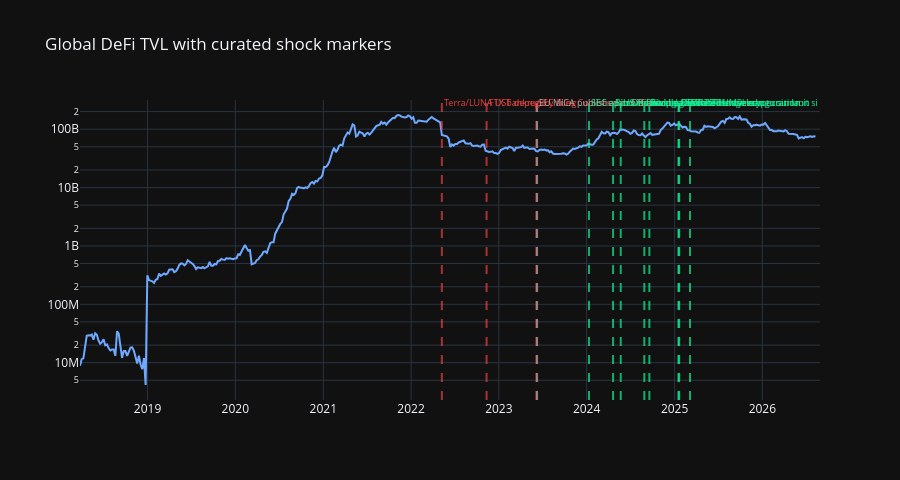

The notebook cell this image was saved under:
### Markdown cell above
## 6. Legislation & regime shocks

Load curated events from `dbt/seeds/events.csv`. Mark on the TVL chart and compute
±14-day pre/post changes in TVL and DEX volume.

### Code cell
events = pl.read_csv(EVENTS_CSV, try_parse_dates=True)
events_use = events.filter(
    pl.col("asset_scope").is_in(["DEFI", "BTC"])
    | pl.col("category").is_in(
        ["regulatory", "legislative", "market", "political", "monetary"]
    )
).sort("date")
print(f"Events loaded: {events_use.height}")
print(
    events_use.select(
        ["date", "category", "title", "asset_scope", "anticipated_effect_direction"]
    )
)

# Plotly axis-spanning annotations break on datetime.date (sum starts at 0).
# Use ISO strings for shapes + separate annotations (matches BTC.ipynb pattern).
fig_e = go.Figure()
fig_e.add_trace(
    go.Scatter(
        x=[d.isoformat() if hasattr(d, "isoformat") else d for d in feat["date"].to_list()],
        y=feat["tvl_usd"].to_list(),
        name="Global TVL",
        line=dict(color=TVL_COLOR, width=2),
    )
)
for row in events_use.iter_rows(named=True):
    d = row["date"]
    if isinstance(d, datetime):
        d = d.date()
    x = d.isoformat() if isinstance(d, date) else str(d)
    color = {
        "positive": "#14F195",
        "negative": "#e84142",
        "neutral": "#aaaaaa",
    }.get(str(row["anticipated_effect_direction"]), "#aaaaaa")
    fig_e.add_vline(x=x, line_dash="dash", line_color=color, opacity=0.7)
    fig_e.add_annotation(
        x=x,
        y=1.02,
        yref="paper",
        text=str(row["title"])[:28],
        showarrow=False,
        font=dict(size=9, color=color),
        xanchor="left",
    )
fig_e.update_layout(
    template="plotly_dark",
    title="Global DeFi TVL with curated shock markers",
    yaxis_type="log",
    height=480,
)
fig_e.show()

g_daily = global_tvl.sort("date")
d_daily = dex_vol.sort("date")


def window_change(
    series: pl.DataFrame, col: str, event_date: date, days: int = EVENT_WINDOW_DAYS
) -> float | None:
    pre = series.filter(
        (pl.col("date") >= event_date - timedelta(days=days))
        & (pl.col("date") < event_date)
    )
    post = series.filter(
        (pl.col("date") > event_date)
        & (pl.col("date") <= event_date + timedelta(days=days))
    )
    if pre.height == 0 or post.height == 0:
        return None
    a = float(pre[col].mean())
    b = float(post[col].mean())
    if a == 0:
        return None
    return b / a - 1.0


impact_rows = []
for row in events_use.iter_rows(named=True):
    d = row["date"]
    if isinstance(d, datetime):
        d = d.date()
    impact_rows.append(
        {
            "date": d,
            "title": row["title"],
            "direction": row["anticipated_effect_direction"],
            "tvl_pre_post": window_change(g_daily, "tvl_usd", d),
            "dex_pre_post": window_change(d_daily, "dex_volume_usd", d),
        }
    )

impact = pl.DataFrame(impact_rows)
print("+/-14d mean level change (post/pre - 1):")
print(impact)

### Figure 1 — Plotly figure (JSON) as saved in the notebook; plotly's stock layout.template omitted (floating-point values rounded to 4 significant figures; data arrays with more than 128 entries replaced by an {"elided": "..."} marker saying what was removed)
{"data": [{"line": {"color": "#6ea8ff", "width": 2}, "name": "Global TVL", "type": "scatter", "x": {"elided": "438 str values"}, "y": {"elided": "438 int values"}}], "layout": {"annotations": [{"font": {"color": "#e84142", "size": 9}, "showarrow": false, "text": "Terra/LUNA UST depeg", "x": "2022-05-09", "xanchor": "left", "y": 1.02, "yref": "paper"}, {"font": {"color": "#e84142", "size": 9}, "showarrow": false, "text": "FTX bankruptcy filing", "x": "2022-11-11", "xanchor": "left", "y": 1.02, "yref": "paper"}, {"font": {"color": "#e84142", "size": 9}, "showarrow": false, "text": "SEC sues Coinbase and Binanc", "x": "2023-06-06", "xanchor": "left", "y": 1.02, "yref": "paper"}, {"font": {"color": "#aaaaaa", "size": 9}, "showarrow": false, "text": "EU MiCA published in Officia", "x": "2023-06-09", "xanchor": "left", "y": 1.02, "yref": "paper"}, {"font": {"color": "#14F195", "size": 9}, "showarrow": false, "text": "SEC approves Bitcoin ETFs", "x": "2024-01-11", "xanchor": "left", "y": 1.02, "yref": "paper"}, {"font": {"color": "#14F195", "size": 9}, "showarrow": false, "text": "Bitcoin halving", "x": "2024-04-20", "xanchor": "left", "y": 1.02, "yref": "paper"}, {"font": {"color": "#14F195", "size": 9}, "showarrow": false, "text": "US House passes FIT21", "x": "2024-05-22", "xanchor": "left", "y": 1.02, "yref": "paper"}, {"font": {"color": "#14F195", "size": 9}, "showarrow": false, "text": "Powell Jackson Hole speech", "x": "2024-08-28", "xanchor": "left", "y": 1.02, "yref": "paper"}, {"font": {"color": "#14F195", "size": 9}, "showarrow": false, "text": "Fed begins rate-cut cycle", "x": "2024-09-18", "xanchor": "left", "y": 1.02, "yref": "paper"}, {"font": {"color": "#14F195", "size": 9}, "showarrow": false, "text": "Official TRUMP memecoin laun", "x": "2025-01-17", "xanchor": "left", "y": 1.02, "yref": "paper"}, {"font": {"color": "#14F195", "size": 9}, "showarrow": false, "text": "US Presidential inauguration", "x": "2025-01-20", "xanchor": "left", "y": 1.02, "yref": "paper"}, {"font": {"color": "#14F195", "size": 9}, "showarrow": false, "text": "White House crypto summit si", "x": "2025-03-06", "xanchor": "left", "y": 1.02, "yref": "paper"}], "height": 480, "shapes": [{"line": {"color": "#e84142", "dash": "dash"}, "opacity": 0.7, "type": "line", "x0": "2022-05-09", "x1": "2022-05-09", "xref": "x", "y0": 0, "y1": 1, "yref": "y domain"}, {"line": {"color": "#e84142", "dash": "dash"}, "opacity": 0.7, "type": "line", "x0": "2022-11-11", "x1": "2022-11-11", "xref": "x", "y0": 0, "y1": 1, "yref": "y domain"}, {"line": {"color": "#e84142", "dash": "dash"}, "opacity": 0.7, "type": "line", "x0": "2023-06-06", "x1": "2023-06-06", "xref": "x", "y0": 0, "y1": 1, "yref": "y domain"}, {"line": {"color": "#aaaaaa", "dash": "dash"}, "opacity": 0.7, "type": "line", "x0": "2023-06-09", "x1": "2023-06-09", "xref": "x", "y0": 0, "y1": 1, "yref": "y domain"}, {"line": {"color": "#14F195", "dash": "dash"}, "opacity": 0.7, "type": "line", "x0": "2024-01-11", "x1": "2024-01-11", "xref": "x", "y0": 0, "y1": 1, "yref": "y domain"}, {"line": {"color": "#14F195", "dash": "dash"}, "opacity": 0.7, "type": "line", "x0": "2024-04-20", "x1": "2024-04-20", "xref": "x", "y0": 0, "y1": 1, "yref": "y domain"}, {"line": {"color": "#14F195", "dash": "dash"}, "opacity": 0.7, "type": "line", "x0": "2024-05-22", "x1": "2024-05-22", "xref": "x", "y0": 0, "y1": 1, "yref": "y domain"}, {"line": {"color": "#14F195", "dash": "dash"}, "opacity": 0.7, "type": "line", "x0": "2024-08-28", "x1": "2024-08-28", "xref": "x", "y0": 0, "y1": 1, "yref": "y domain"}, {"line": {"color": "#14F195", "dash": "dash"}, "opacity": 0.7, "type": "line", "x0": "2024-09-18", "x1": "2024-09-18", "xref": "x", "y0": 0, "y1": 1, "yref": "y domain"}, {"line": {"color": "#14F195", "dash": "dash"}, "opacity": 0.7, "type": "line", "x0": "2025-01-17", "x1": "2025-01-17", "xref": "x", "y0": 0, "y1": 1, "yref": "y domain"}, {"line": {"color": "#14F195", "dash": "dash"}, "opacity": 0.7, "type": "line", "x0": "2025-01-20", "x1": "2025-01-20", "xref": "x", "y0": 0, "y1": 1, "yref": "y domain"}, {"line": {"color": "#14F195", "dash": "dash"}, "opacity": 0.7, "type": "line", "x0": "2025-03-06", "x1": "2025-03-06", "xref": "x", "y0": 0, "y1": 1, "yref": "y domain"}], "title": {"text": "Global DeFi TVL with curated shock markers"}, "yaxis": {"type": "log"}}}
